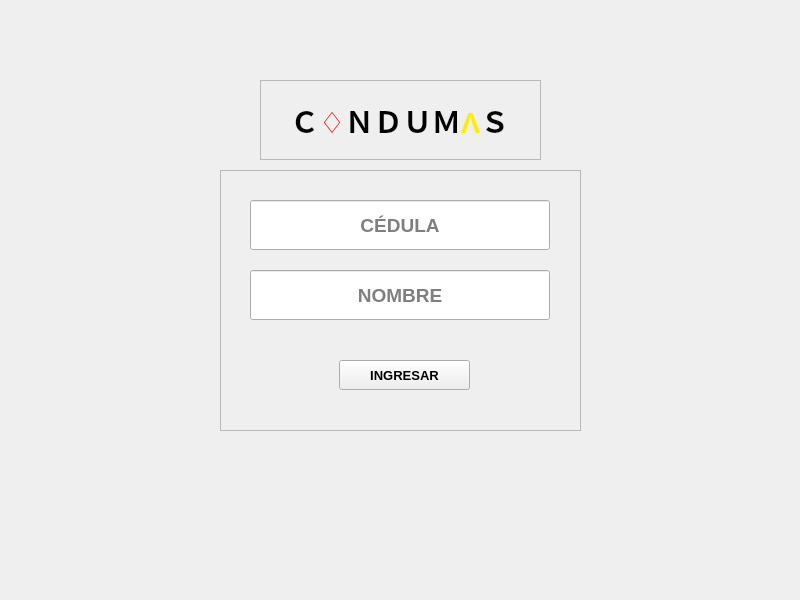
<?xml version="1.0" encoding="UTF-8"?>
<ui version="4.0">
 <class>MainWindow</class>
 <widget class="QMainWindow" name="MainWindow">
  <property name="geometry">
   <rect>
    <x>0</x>
    <y>0</y>
    <width>800</width>
    <height>600</height>
   </rect>
  </property>
  <property name="windowTitle">
   <string>PRUEBA PSICOMÉTRICA</string>
  </property>
  <widget class="QWidget" name="centralwidget">
   <widget class="QLabel" name="Fondo">
    <property name="geometry">
     <rect>
      <x>-200</x>
      <y>-60</y>
      <width>1231</width>
      <height>671</height>
     </rect>
    </property>
    <property name="styleSheet">
     <string notr="true">image: url(:/cct/wallpaper_main.jpg);</string>
    </property>
    <property name="text">
     <string>&lt;html&gt;&lt;head/&gt;&lt;body&gt;&lt;p&gt;&lt;br/&gt;&lt;/p&gt;&lt;/body&gt;&lt;/html&gt;</string>
    </property>
   </widget>
   <widget class="QFrame" name="Inputs">
    <property name="geometry">
     <rect>
      <x>220</x>
      <y>170</y>
      <width>361</width>
      <height>261</height>
     </rect>
    </property>
    <property name="acceptDrops">
     <bool>false</bool>
    </property>
    <property name="autoFillBackground">
     <bool>false</bool>
    </property>
    <property name="frameShape">
     <enum>QFrame::StyledPanel</enum>
    </property>
    <property name="frameShadow">
     <enum>QFrame::Raised</enum>
    </property>
    <widget class="QLabel" name="Graytransparent">
     <property name="geometry">
      <rect>
       <x>-10</x>
       <y>-10</y>
       <width>371</width>
       <height>271</height>
      </rect>
     </property>
     <property name="styleSheet">
      <string notr="true">image: url(:/cct/fondo-png-transparente.png);</string>
     </property>
     <property name="text">
      <string>&lt;html&gt;&lt;head/&gt;&lt;body&gt;&lt;p&gt;&lt;br/&gt;&lt;/p&gt;&lt;/body&gt;&lt;/html&gt;</string>
     </property>
    </widget>
    <widget class="QPushButton" name="IngresarBoton">
     <property name="geometry">
      <rect>
       <x>119</x>
       <y>190</y>
       <width>131</width>
       <height>30</height>
      </rect>
     </property>
     <property name="font">
      <font>
       <pointsize>10</pointsize>
       <weight>75</weight>
       <italic>false</italic>
       <bold>true</bold>
       <underline>false</underline>
      </font>
     </property>
     <property name="text">
      <string>INGRESAR</string>
     </property>
    </widget>
    <widget class="QLineEdit" name="nombre_celda">
     <property name="geometry">
      <rect>
       <x>30</x>
       <y>100</y>
       <width>300</width>
       <height>50</height>
      </rect>
     </property>
     <property name="font">
      <font>
       <pointsize>14</pointsize>
       <weight>75</weight>
       <bold>true</bold>
      </font>
     </property>
     <property name="autoFillBackground">
      <bool>false</bool>
     </property>
     <property name="text">
      <string/>
     </property>
     <property name="alignment">
      <set>Qt::AlignCenter</set>
     </property>
     <property name="placeholderText">
      <string>NOMBRE</string>
     </property>
    </widget>
    <widget class="QLineEdit" name="cedula_celda">
     <property name="geometry">
      <rect>
       <x>30</x>
       <y>30</y>
       <width>300</width>
       <height>50</height>
      </rect>
     </property>
     <property name="font">
      <font>
       <pointsize>14</pointsize>
       <weight>75</weight>
       <bold>true</bold>
      </font>
     </property>
     <property name="text">
      <string/>
     </property>
     <property name="alignment">
      <set>Qt::AlignCenter</set>
     </property>
     <property name="placeholderText">
      <string>CÉDULA</string>
     </property>
    </widget>
   </widget>
   <widget class="QFrame" name="Condumas">
    <property name="geometry">
     <rect>
      <x>260</x>
      <y>80</y>
      <width>281</width>
      <height>80</height>
     </rect>
    </property>
    <property name="frameShape">
     <enum>QFrame::StyledPanel</enum>
    </property>
    <property name="frameShadow">
     <enum>QFrame::Raised</enum>
    </property>
    <widget class="QLabel" name="label_4">
     <property name="geometry">
      <rect>
       <x>10</x>
       <y>10</y>
       <width>261</width>
       <height>61</height>
      </rect>
     </property>
     <property name="styleSheet">
      <string notr="true">image: url(:/cct/fondo-png-transparente.png);</string>
     </property>
     <property name="text">
      <string>&lt;html&gt;&lt;head/&gt;&lt;body&gt;&lt;p&gt;&lt;img src=&quot;:/cct/fondo-png-transparente.png&quot;/&gt;&lt;/p&gt;&lt;/body&gt;&lt;/html&gt;</string>
     </property>
    </widget>
    <widget class="QLabel" name="label_5">
     <property name="geometry">
      <rect>
       <x>30</x>
       <y>10</y>
       <width>231</width>
       <height>61</height>
      </rect>
     </property>
     <property name="text">
      <string>&lt;html&gt;&lt;head/&gt;&lt;body&gt;&lt;p&gt;&lt;span style=&quot; font-size:22pt; font-weight:600; color:#000000;&quot;&gt;Ｃ&lt;/span&gt;&lt;span style=&quot; font-size:22pt; font-weight:600; color:#ff0000;&quot;&gt;♢&lt;/span&gt;&lt;span style=&quot; font-size:22pt; font-weight:600; color:#000000;&quot;&gt;ＮＤＵＭ&lt;/span&gt;&lt;span style=&quot; font-size:22pt; font-weight:600; color:#ffee00;&quot;&gt;Λ&lt;/span&gt;&lt;span style=&quot; font-size:22pt; font-weight:600; color:#000000;&quot;&gt;Ｓ&lt;/span&gt;&lt;/p&gt;&lt;/body&gt;&lt;/html&gt;</string>
     </property>
    </widget>
   </widget>
  </widget>
 </widget>
 <resources>
  <include location="../../../../Documentos/proyecto_final/Info2023/Final/vistas/wallpaper.qrc"/>
 </resources>
 <connections/>
</ui>
